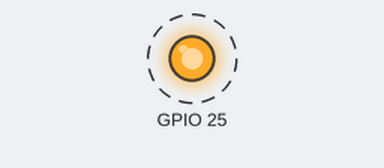
A program run on a simulated Raspberry Pi (BCM pin numbers). Shown: output pins drawn as LEDs (lit = HIGH). Dashed ring = blinking.

Above: at 0.5 s.
Timing chart, 0 to 4.6 s (numbered marks = the images above):
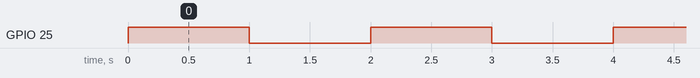

Measured:
- by itself, GPIO 25: alternates HIGH for 1.0 s and LOW for 1.0 s

The program:

blink.py
```python
import RPi.GPIO as GPIO
import time

GPIO.setwarnings(False)

GPIO.setmode(GPIO.BCM)
GPIO.setup(25,GPIO.OUT)

while True:
    try:
        GPIO.output(25,GPIO.HIGH)
        time.sleep(1)
        GPIO.output(25,GPIO.LOW)
        time.sleep(1)
    except KeyboardInterrupt:
        GPIO.output(25,GPIO.LOW)
        exit()
```
